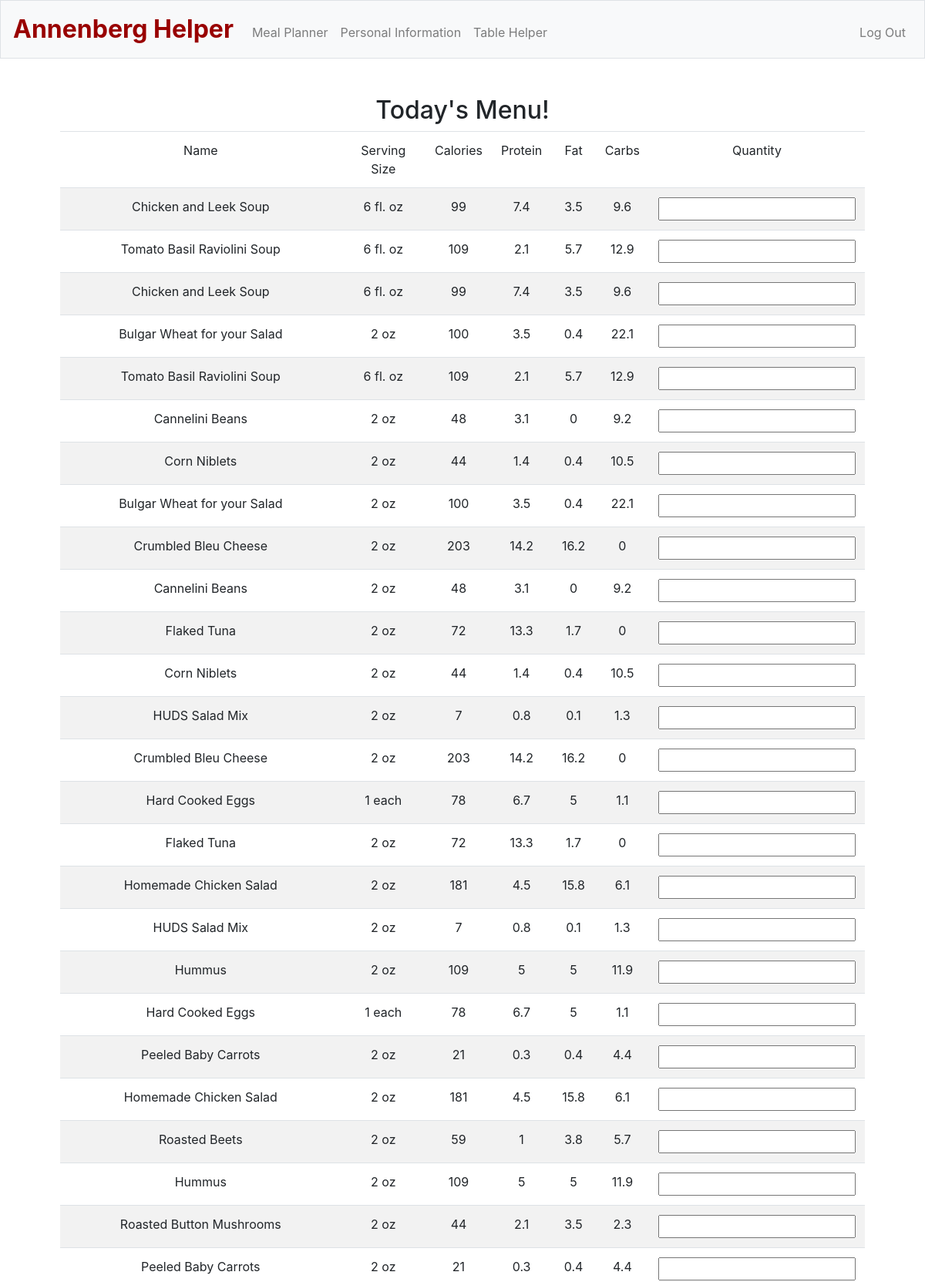
The app's page /meal_plan (signed in, upper part) with its own data.
### tables this page shows
CREATE TABLE 'food_table' ('name' TEXT, 'calories' INTEGER, 'servingSize' TEXT, 'protein' TEXT, 'fat' TEXT, 'carbs' TEXT);

### application.py (the view)
@app.route("/meal_plan", methods=["GET", "POST"])
@login_required
def meal_plan():
    food_information = db.execute("SELECT * FROM food_table")
    if request.method == "GET":
        return render_template("meal_plan.html", all=food_information)
    elif request.method == "POST":
        return redirect("/nutrition")

### application.py (called while the page is built)
@app.after_request
def after_request(response):
    response.headers["Cache-Control"] = "no-cache, no-store, must-revalidate"
    response.headers["Expires"] = 0
    response.headers["Pragma"] = "no-cache"
    return response

### helpers.py (called while the page is built)
def login_required(f):
    @wraps(f)
    def decorated_function(*args, **kwargs):
        if session.get("user_id") is None:
            return redirect("/login")
        return f(*args, **kwargs)
    return decorated_function

### templates/meal_plan.html (shortened to what this page needs)
{% extends "layout.html" %}
{% block main %}
    <form action="/nutrition" method="post">
        <h2>Today's Menu!</h2>
        <div class="form-group">
            <table class="table table-striped">
                <thead>
                    <tr>
                        <td>Name</td>
                        <td>Serving Size</td>
                        <td>Calories</td>
                        <td>Protein</td>
                        <td>Fat</td>
                        <td>Carbs</td>
                        <td>Quantity</td>
                    </tr>
                </thead>
                <tbody>
                    {% for post in all %}
                        <tr>
                            <td>{{post.name}}</td>
                            <td>{{post.servingSize}}</td>
                            <td>{{post.calories}}</td>
                            <td>{{post.protein}}</td>
                            <td>{{post.fat}}</td>
                            <td>{{post.carbs}}</td>
                            <td><input id="{{post.name}}" type="number" name="{{post.name}}"/></td>
                        </tr>
                {% endfor %}
                </tbody>
            </table>
        </div>
    </form>
{% endblock %}

### records on screen
food_table: name "Chicken and Leek Soup", servingSize "6 fl. oz", calories "99", protein "7.4", fat "3.5", carbs "9.6"
food_table: name "Tomato Basil Raviolini Soup", servingSize "6 fl. oz", calories "109", protein "2.1", fat "5.7", carbs "12.9"
food_table: name "Chicken and Leek Soup", servingSize "6 fl. oz", calories "99", protein "7.4", fat "3.5", carbs "9.6"
food_table: name "Bulgar Wheat for your Salad", servingSize "2 oz", calories "100", protein "3.5", fat "0.4", carbs "22.1"
food_table: name "Tomato Basil Raviolini Soup", servingSize "6 fl. oz", calories "109", protein "2.1", fat "5.7", carbs "12.9"
food_table: name "Cannelini Beans", servingSize "2 oz", calories "48", protein "3.1", fat "0", carbs "9.2"
food_table: name "Corn Niblets", servingSize "2 oz", calories "44", protein "1.4", fat "0.4", carbs "10.5"
food_table: name "Bulgar Wheat for your Salad", servingSize "2 oz", calories "100", protein "3.5", fat "0.4", carbs "22.1"
food_table: name "Crumbled Bleu Cheese", servingSize "2 oz", calories "203", protein "14.2", fat "16.2", carbs "0"
food_table: name "Cannelini Beans", servingSize "2 oz", calories "48", protein "3.1", fat "0", carbs "9.2"
food_table: name "Flaked Tuna", servingSize "2 oz", calories "72", protein "13.3", fat "1.7", carbs "0"
food_table: name "Corn Niblets", servingSize "2 oz", calories "44", protein "1.4", fat "0.4", carbs "10.5"
food_table: name "HUDS Salad Mix", servingSize "2 oz", calories "7", protein "0.8", fat "0.1", carbs "1.3"
food_table: name "Crumbled Bleu Cheese", servingSize "2 oz", calories "203", protein "14.2", fat "16.2", carbs "0"
food_table: name "Hard Cooked Eggs", servingSize "1 each", calories "78", protein "6.7", fat "5", carbs "1.1"
food_table: name "Flaked Tuna", servingSize "2 oz", calories "72", protein "13.3", fat "1.7", carbs "0"
food_table: name "Homemade Chicken Salad", servingSize "2 oz", calories "181", protein "4.5", fat "15.8", carbs "6.1"
food_table: name "HUDS Salad Mix", servingSize "2 oz", calories "7", protein "0.8", fat "0.1", carbs "1.3"
food_table: name "Hummus", servingSize "2 oz", calories "109", protein "5", fat "5", carbs "11.9"
food_table: name "Hard Cooked Eggs", servingSize "1 each", calories "78", protein "6.7", fat "5", carbs "1.1"
food_table: name "Peeled Baby Carrots", servingSize "2 oz", calories "21", protein "0.3", fat "0.4", carbs "4.4"
food_table: name "Homemade Chicken Salad", servingSize "2 oz", calories "181", protein "4.5", fat "15.8", carbs "6.1"
food_table: name "Roasted Beets", servingSize "2 oz", calories "59", protein "1", fat "3.8", carbs "5.7"
food_table: name "Hummus", servingSize "2 oz", calories "109", protein "5", fat "5", carbs "11.9"
food_table: name "Roasted Button Mushrooms", servingSize "2 oz", calories "44", protein "2.1", fat "3.5", carbs "2.3"
food_table: name "Peeled Baby Carrots", servingSize "2 oz", calories "21", protein "0.3", fat "0.4", carbs "4.4"
